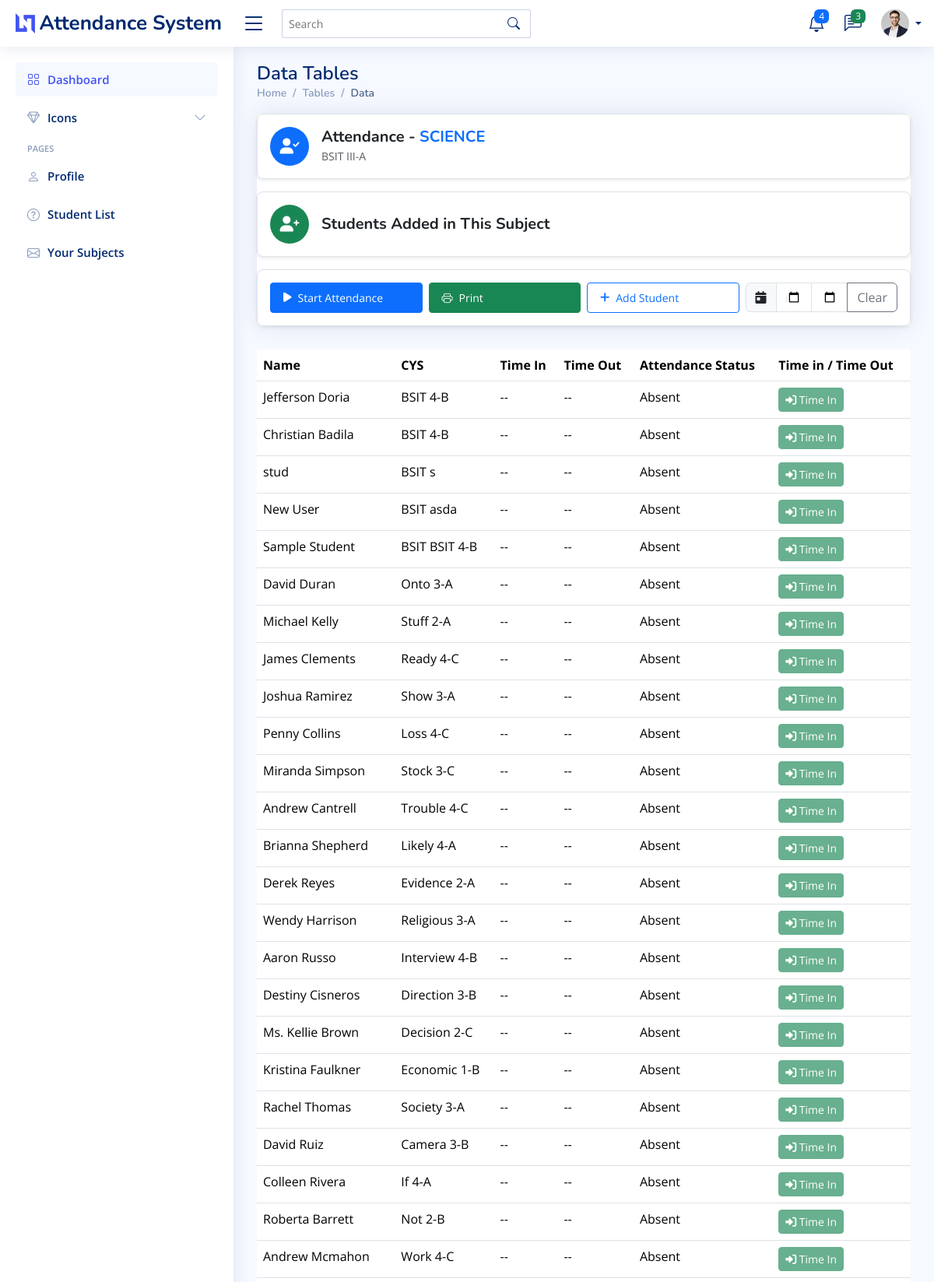
Screenshot of /student-attendance/15/ (upper part) with the database file from the repository.
### myapp/models.py (models this page shows, shortened)
class Subject(models.Model):
    name = models.CharField(max_length=100)
    description = models.TextField(blank=True, null=True)
    course_year_section = models.CharField(max_length=100, default="default_course_year_section")
    teacher = models.ForeignKey(Teacher, on_delete=models.CASCADE, related_name="subjects")
    created_at = models.DateTimeField(auto_now_add=True)

class Student(models.Model):
    username = models.CharField(max_length=255, unique=True, default="default_username")
    student_id = models.CharField(max_length=50, unique=True)
    full_name = models.CharField(max_length=255)
    course = models.CharField(max_length=100)
    year_section = models.CharField(max_length=50, blank=True, null=True)
    email = models.EmailField(unique=True, blank=True, null=True)
    password = models.CharField(max_length=255)
    subjects = models.ManyToManyField(Subject, related_name="students")
    created_at = models.DateTimeField(auto_now_add=True)

### myapp/views.py (the view, shortened to what this page needs)
# urls.py: path('student-attendance/<int:id>/', views.student_attendance, name='student-attendance'),
def student_attendance(request, id):
    subject = get_object_or_404(Subject, id=id)
    assigned_students = subject.students.all()
    today = localdate()
    attendance_records = Attendance.objects.filter(
        student__in=assigned_students,
        subject=subject,
        date= today
    ).order_by('date')
    student_attendance_map = defaultdict(lambda: {'time_in': None, 'time_out': None})
    for att in attendance_records:
        student_data = student_attendance_map[att.student.id]
        if att.time_in and not student_data['time_in']:
            student_data['time_in'] = att.time_in
        if att.time_out and not student_data['time_out']:
            student_data['time_out'] = att.time_out
    for student in assigned_students:
        student.attendance = student_attendance_map.get(student.id, None)
        if student.attendance:
            print(f"Student: {student.full_name}, Time In: {student.attendance['time_in']}, Time Out: {student.attendance['time_out']}")
    available_students = Student.objects.exclude(id__in=assigned_students.values_list('id', flat=True))
    return render(request, 'myapp/student_attendance.html', {
        'assigned_students': assigned_students,
        'available_students': available_students,
        'subject': subject,
        'all_attendance_records': attendance_records,  # Pass all attendance records to the template
    })

### myapp/templates/myapp/student_attendance.html (shortened to what this page needs)
{% extends 'myapp/base.html' %}
{% load static %}
{% block content %}
<main id="main" class="main">
  <div class="pagetitle">
    <h1>Data Tables</h1>
    <nav>
      <ol class="breadcrumb">
        <li class="breadcrumb-item"><a href="index.html">Home</a></li>
        <li class="breadcrumb-item">Tables</li>
        <li class="breadcrumb-item active">Data</li>
      </ol>
    </nav>
  </div>
  <section class="section">
    <div class="row">
      <div class="col-lg-12">
        <div class="card">
<div class="d-flex align-items-center justify-content-between p-3 bg-white shadow-sm rounded-3 border">
  <div class="d-flex align-items-center">
    <div class="icon-container bg-primary text-white d-flex align-items-center justify-content-center rounded-circle me-3" style="width: 50px; height: 50px;">
      <i class="fas fa-user-check fs-5"></i>
    </div>
    <div>
      <h5 class="fw-bold text-dark mb-0">
        Attendance - <span class="text-uppercase text-primary">{{ subject.name }}</span>
      </h5>
      <small class="text-muted">{{ subject.course_year_section }}</small>
    </div>
  </div>
</div>
<div class="p-3 bg-white shadow-sm rounded-3 mt-3 border d-flex align-items-center">
  <div class="icon-container bg-success text-white d-flex align-items-center justify-content-center rounded-circle me-3" style="width: 50px; height: 50px;">
    <i class="fas fa-user-plus fs-5"></i>
  </div>
  <h5 class="fw-bold text-dark mb-0">Students Added in This Subject</h5>
</div>
<div class="p-3 bg-white shadow-sm rounded-3 mt-3 border">
  <div class="row g-2 justify-content-center justify-content-md-end">
    <div class="col-12 col-md-3">
      <button type="button" class="btn btn-primary btn-sm d-flex align-items-center w-100 px-3 py-2" id="startAttendance" data-bs-toggle="modal" data-bs-target="#attendanceChoiceModal">
        <i class="fa-solid fa-play me-2"></i> Start Attendance
      </button>
    </div>
    <div class="col-12 col-md-3">
      <button type="button" class="btn btn-success btn-sm d-flex align-items-center w-100 px-3 py-2" id="printAttendance">
        <i class="bi bi-printer me-2"></i> Print
      </button>
    </div>
    <div class="col-12 col-md-3">
      <button type="button" class="btn btn-outline-primary btn-sm d-flex align-items-center w-100 px-3 py-2" data-bs-toggle="modal" data-bs-target="#addStudentModal">
        <i class="fa-solid fa-plus me-2"></i> Add Student
      </button>
    </div>
    <div class="col-12 col-md-3">
      <div class="input-group">
        <span class="input-group-text"><i class="fa-solid fa-calendar-day"></i></span>
        <input type="date" class="form-control" id="startDateFilter">
        <input type="date" class="form-control" id="endDateFilter">
        <button class="btn btn-outline-secondary" type="button" id="clearDateFilter">Clear</button>
      </div>
    </div>
  </div>
</div>
</div>
<div class="table-responsive mt-4" style="min-height: 400px">
  <table class="table datatable">
    <thead>
      <tr>
        <th>Name</th>
        <th>CYS</th>
        <th>Time In</th>
        <th>Time Out</th>
        <th>Attendance Status</th>
        <th>Time in / Time Out</th>
      </tr>
    </thead>
    <tbody>
      {% for student in assigned_students %}
        <tr>
          <td>{{ student.full_name }}</td>
          <td>{{ student.course }} {{ student.year_section }}</td>
          <td id="time-in-{{ student.id }}">
            {% if student.attendance and student.attendance.time_in %}
                {{ student.attendance.time_in|time:"g:i A" }}
            {% else %}
                --
            {% endif %}
        </td>
          <td id="time-out-{{ student.id }}">
            {% if student.attendance and student.attendance.time_out %}
              {{ student.attendance.time_out|time:"g:i A" }}
            {% else %}
              --
            {% endif %}
          </td>
          <td>
            {% if student.attendance and student.attendance.time_in %}
              Present
            {% else %}
              Absent
            {% endif %}
          </td>
          <td>
            <div class="btn-group" role="group">
              <button class="btn btn-success btn-sm mark-attendance"
                      data-student="{{ student.id }}"
                      data-status="Time In"
                      disabled>
                <i class="fa-solid fa-sign-in-alt"></i> Time In
              </button>
            </div>
          </td>
        </tr>
      {% endfor %}
    </tbody>
  </table>
</div>
      </div>
    </div>
</section>
</main>
{% endblock %}

### static/assets/css/style.css (style rules this page uses)
:root { scroll-behavior: smooth; }
body { font-family: "Open Sans", sans-serif; background: #f6f9ff; color: #444444; }
a { color: #4154f1; text-decoration: none; }
h1, h2, h3, h4, h5, h6 { font-family: "Nunito", sans-serif; }
#main { margin-top: 60px; padding: 20px 30px; transition: all 0.3s; }
.pagetitle { margin-bottom: 10px; }
.pagetitle h1 { font-size: 24px; margin-bottom: 0; font-weight: 600; color: #012970; }
.card { margin-bottom: 30px; border: none; border-radius: 5px; box-shadow: 0px 0 30px rgba(1, 41, 112, 0.1); }
.breadcrumb { font-size: 14px; font-family: "Nunito", sans-serif; color: #899bbd; font-weight: 600; }
.breadcrumb a { color: #899bbd; transition: 0.3s; }
.breadcrumb .breadcrumb-item::before { color: #899bbd; }
.breadcrumb .active { color: #51678f; font-weight: 600; }
@media (min-width: 1200px) { #main, #footer { margin-left: 300px; } }

### rows the page displays
Subject: name "SCIENCE", course_year_section "BSIT III-A"
Student: full_name "Jefferson Doria", course "BSIT", year_section "4-B", shows "Absent"
Student: full_name "Christian Badila", course "BSIT", year_section "4-B", shows "Absent"
Student: full_name "stud", course "BSIT", year_section "s", shows "Absent"
Student: full_name "New User", course "BSIT", year_section "asda", shows "Absent"
Student: full_name "Sample Student", course "BSIT", year_section "BSIT 4-B", shows "Absent"
Student: full_name "David Duran", course "Onto", year_section "3-A", shows "Absent"
Student: full_name "Michael Kelly", course "Stuff", year_section "2-A", shows "Absent"
Student: full_name "James Clements", course "Ready", year_section "4-C", shows "Absent"
Student: full_name "Joshua Ramirez", course "Show", year_section "3-A", shows "Absent"
Student: full_name "Penny Collins", course "Loss", year_section "4-C", shows "Absent"
Student: full_name "Miranda Simpson", course "Stock", year_section "3-C", shows "Absent"
Student: full_name "Andrew Cantrell", course "Trouble", year_section "4-C", shows "Absent"
Student: full_name "Brianna Shepherd", course "Likely", year_section "4-A", shows "Absent"
Student: full_name "Derek Reyes", course "Evidence", year_section "2-A", shows "Absent"
Student: full_name "Wendy Harrison", course "Religious", year_section "3-A", shows "Absent"
Student: full_name "Aaron Russo", course "Interview", year_section "4-B", shows "Absent"
Student: full_name "Destiny Cisneros", course "Direction", year_section "3-B", shows "Absent"
Student: full_name "Ms. Kellie Brown", course "Decision", year_section "2-C", shows "Absent"
Student: full_name "Kristina Faulkner", course "Economic", year_section "1-B", shows "Absent"
Student: full_name "Rachel Thomas", course "Society", year_section "3-A", shows "Absent"
Student: full_name "David Ruiz", course "Camera", year_section "3-B", shows "Absent"
Student: full_name "Colleen Rivera", course "If", year_section "4-A", shows "Absent"
Student: full_name "Roberta Barrett", course "Not", year_section "2-B", shows "Absent"
Student: full_name "Andrew Mcmahon", course "Work", year_section "4-C", shows "Absent"
